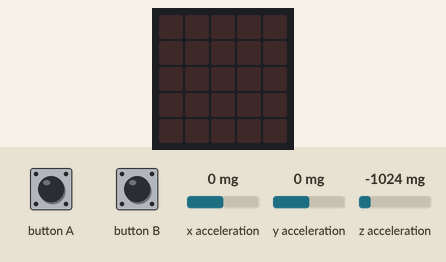
This program was run on a simulated BBC micro:bit running MicroPython. On the bench: the board's 5×5 LED display. The test bench sets the inputs (shaded band); at power-on: x acceleration 0 mg, y acceleration 0 mg, z acceleration -1024 mg. Files the program writes start out absent; what the program prints to the serial console is not drawn.

Above: at 1.2 s.
1.3 s: button A pressed for 0.15 s
At 1.35 s:
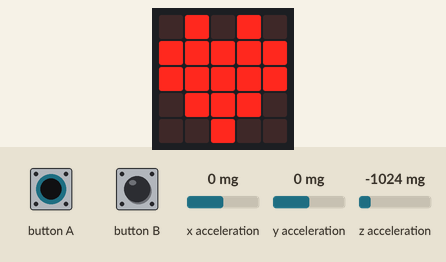
At 2.2 s:
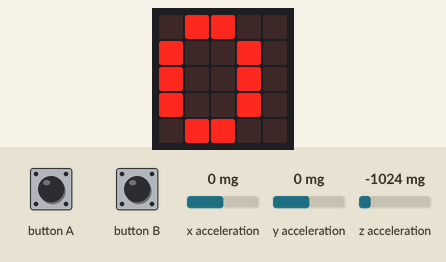
Timing chart, 0 to 4.3 s (numbered marks = the images above; inputs shaded):
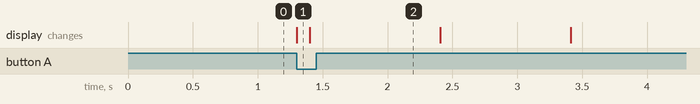

The program:

datalog.py
```python
from microbit import *
import os
name = "datalog.txt"
gravity = -992 #default offset gravity
xoff = 0
yoff = 0

def doCalibrate():
    global xoff, yoff, gravity
    iters=100
    x=0
    y=0
    z=0
    for i in range(iters):
        x += accelerometer.get_x()
        y += accelerometer.get_y()
        z += accelerometer.get_z()
        sleep(100)
        if i%10==0:
            display.show(int(i/10))
    xoff = round(x/iters) # calculate average offset
    yoff = round(y/iters)
    gravity = round(z/iters)
    print(xoff, yoff, gravity)

def doLog():
    global xoff, yoff, gravity # pass calibration offsets
    x = accelerometer.get_x()-xoff
    y = accelerometer.get_y()-yoff
    z = accelerometer.get_z()-gravity

    coords = "{},{},{}".format(x, y, z)
    # print(coords)
    return coords

def startLogging():
    #global xoff, yoff, gravity#pass calibration offsets
    try:
        with open(name, "w") as f:
            #f.write("{},{},{}\n".format(xoff,yoff, gravity))
            while True:
                coords = doLog()
                buf = "{}\n".format(coords)
                f.write(buf)
                #print(buf)
                if os.size(name) > 25000:
                    break
                if button_b.is_pressed():
                    display.show(Image.ALL_CLOCKS)
                    break
                sleep(50)
                display.show(Image.HEART)
                sleep(50)
                display.show(Image.PACMAN)
    except OSError:
        print("Can't create file {}".format(name))

# This is main programme
display.clear()
#Loop forever until B pressed
while True:
    if button_a.is_pressed():   # start logging
        display.show(Image.HEART)
        doCalibrate()
        startLogging()
    elif button_b.is_pressed():
        display.show(Image.ANGRY)
        break
```

Measured:
- after the input at 1.3 s, the display: changes at once (image 1)
